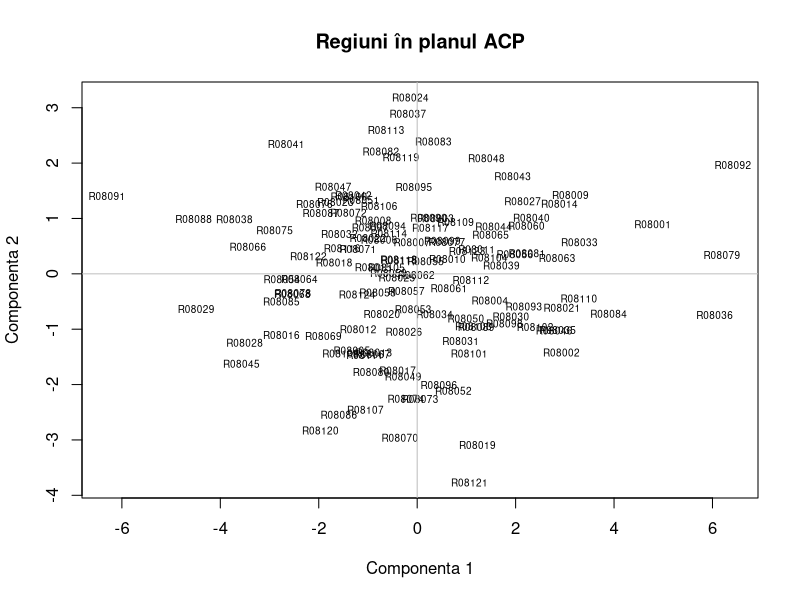

This figure's R source:
# Date de exercițiu; rulează tu, dacă dorești. Nu necesită pachete externe.
# Salvează CSV-ul și acest script în același folder; setează acel folder în R.
d <- read.csv("model-09.csv", row.names = 1, check.names = FALSE)
R <- cor(d)
e <- eigen(R, symmetric = TRUE)
V <- e$vectors
anchors <- c(1,7,7,3,8,4,1,6)
for (j in seq_len(ncol(V))) if (V[anchors[j], j] < 0) V[,j] <- -V[,j]
factor <- sweep(V, 2, sqrt(e$values), "*")
rownames(factor) <- colnames(d)
colnames(factor) <- paste0("Dim", seq_len(ncol(d)))
scoruri <- scale(d) %*% V
rownames(scoruri) <- rownames(d)
print(round(R, 3))
print(round(cbind(lambda=e$values, procent=100*e$values/ncol(d), cumulat=cumsum(100*e$values/ncol(d))), 3))
print(round(factor[,1:2], 3))
print(round(cbind(Dim1=factor[,1], Dim2=factor[,2], ctr1=100*V[,1]^2, ctr2=100*V[,2]^2), 3))
plot(scoruri[,1:2], type="n", xlab="Componenta 1", ylab="Componenta 2", main="Regiuni în planul ACP")
text(scoruri[,1:2], labels=rownames(d), cex=.6)
abline(h=0,v=0,col="grey")
# Scorurile folosesc standardizarea cu abaterea standard de eșantion.
# Față de alte funcții PCA, semnul axelor sau scara scorurilor pot diferi.
